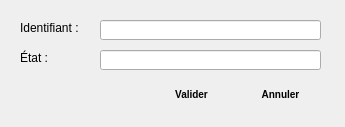
<?xml version="1.0" encoding="UTF-8"?>
<ui version="4.0">
 <class>ModifierBorne</class>
 <widget class="QDialog" name="ModifierBorne">
  <property name="geometry">
   <rect>
    <x>0</x>
    <y>0</y>
    <width>345</width>
    <height>127</height>
   </rect>
  </property>
  <property name="windowTitle">
   <string>Dialog</string>
  </property>
  <property name="windowIcon">
   <iconset>
    <normaloff>cog.png</normaloff>cog.png</iconset>
  </property>
  <property name="styleSheet">
   <string notr="true"> QPushButton {
     border: 1px solid #1E7FCB74D0F1;
     border-radius: 4px;
     background-color: qlineargradient(x1: 0, y1: 0, x2: 0, y2: 1,
                                       stop: 0 #1E7FCB, stop: 0.4 #74D0F1,
									   stop: 0.5 #74D0F1, stop: 1.0 #1E7FCB);
     min-width: 80px;
	 min-height: 25px;
	 font-weight: bold;
	 font-size:10px;
	 border-color: #1E7FCB;
 }
 
 QPushButton:pressed {
     background-color: qlineargradient(x1: 0, y1: 0, x2: 0, y2: 1,
                                       stop: 0 #BB0B0B, stop: 0.4 #E32636,
									   stop: 0.5 #E32636, stop: 1.0 #BB0B0B);
	font-weight: bold;
	color:white;
	border-color: #BB0B0B;
 }

 QPushButton:hover {
     background-color: qlineargradient(x1: 0, y1: 0, x2: 0, y2: 1,
                                       stop: 0 #BB0B0B, stop: 1 #E32636,
									   stop: 0.5 #E32636, stop: 1.0 #BB0B0B);
	 color:white;
	 font-weight: bold;
	 border-color: #E32636;
 }

 QPushButton:flat {
     border: none; /* no border for a flat push button */
 }</string>
  </property>
  <widget class="QLabel" name="label_2">
   <property name="geometry">
    <rect>
     <x>20</x>
     <y>50</y>
     <width>81</width>
     <height>16</height>
    </rect>
   </property>
   <property name="text">
    <string>État :</string>
   </property>
  </widget>
  <widget class="QWidget" name="layoutWidget">
   <property name="geometry">
    <rect>
     <x>150</x>
     <y>80</y>
     <width>172</width>
     <height>29</height>
    </rect>
   </property>
   <layout class="QHBoxLayout" name="horizontalLayout">
    <item>
     <widget class="QPushButton" name="validerBtnModBor">
      <property name="text">
       <string>Valider</string>
      </property>
     </widget>
    </item>
    <item>
     <widget class="QPushButton" name="annulerBtnModBor">
      <property name="text">
       <string>Annuler</string>
      </property>
     </widget>
    </item>
   </layout>
  </widget>
  <widget class="QLineEdit" name="lineEditModIdBor">
   <property name="geometry">
    <rect>
     <x>100</x>
     <y>20</y>
     <width>221</width>
     <height>20</height>
    </rect>
   </property>
  </widget>
  <widget class="QLineEdit" name="lineEditModEtatBor">
   <property name="geometry">
    <rect>
     <x>100</x>
     <y>50</y>
     <width>221</width>
     <height>20</height>
    </rect>
   </property>
  </widget>
  <widget class="QLabel" name="label">
   <property name="geometry">
    <rect>
     <x>20</x>
     <y>20</y>
     <width>81</width>
     <height>16</height>
    </rect>
   </property>
   <property name="text">
    <string>Identifiant :</string>
   </property>
  </widget>
 </widget>
 <resources/>
 <connections/>
</ui>
